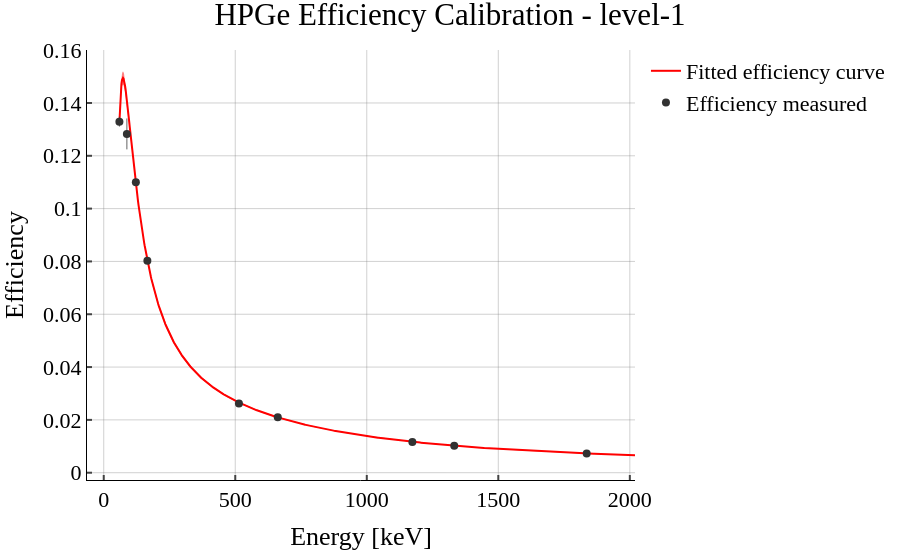
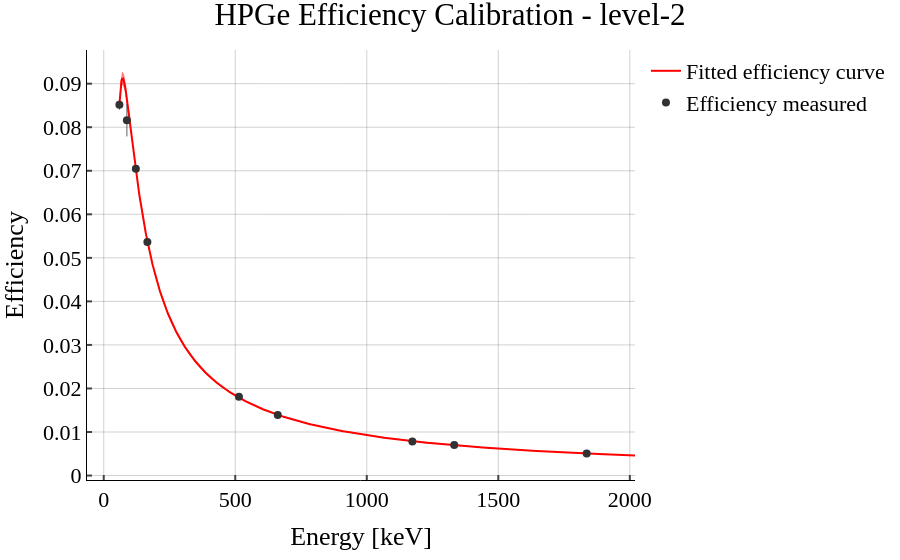
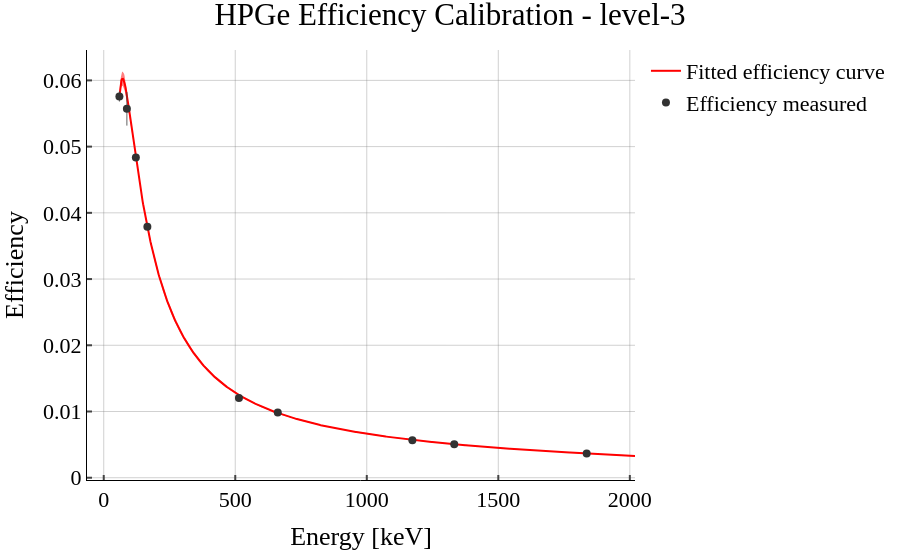
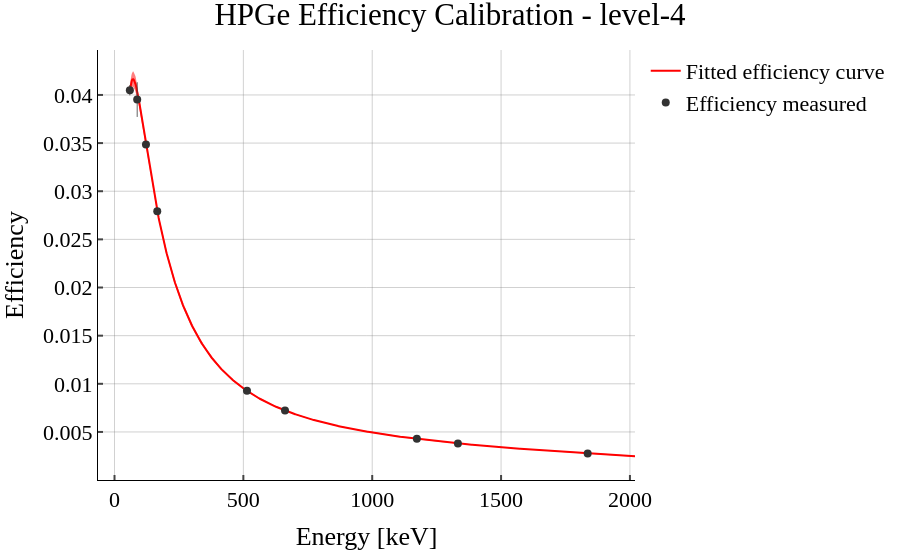

The notebook cell these images were saved under, in order:
### Code cell
perform_calibration(
    levels = [1,2,3, 4, 5, 6, 7, 8, 9, 10],
    calib_source_data=calib_source_data,
    with_aluminum_foil = False,
    detector_name = 'Akimov',
    raw_data_dir =    '../calibration_data/calib_2026/Akimov/default_Sept',
    out_dir_plots =   '../calibration_data/processed_data/calib_2026/Akimov/default_Sept',
    out_dir_results = '../calibration_data/processed_data/calib_2026/Akimov/default_Sept',
    save_plots = True,
    compare_to_old_calibration = False
)

### Figure 1 — Plotly figure (JSON) as saved in the notebook; plotly's stock layout.template omitted (floating-point values rounded to 4 significant figures; data arrays with more than 128 entries replaced by an {"elided": "..."} marker saying what was removed)
{"data": [{"error_x": {"color": "rgba(63, 63, 63, 0.81)", "thickness": 1, "width": 0}, "error_y": {"color": "rgba(63, 63, 63, 0.81)", "thickness": 1, "width": 0}, "fill": "toself", "fillcolor": "rgba(255,0,0,0.5)", "hoverinfo": "skip", "line": {"color": "rgba(255,255,255,0)"}, "name": "Fit uncertainty", "showlegend": false, "type": "scatter", "x": {"elided": "2000 float values"}, "y": {"elided": "2000 float values"}}, {"error_x": {"color": "rgba(63, 63, 63, 0.81)", "thickness": 1, "width": 0}, "error_y": {"color": "rgba(63, 63, 63, 0.81)", "thickness": 1, "width": 0}, "line": {"color": "rgba(255,0,0,1)"}, "mode": "lines", "name": "Fitted efficiency curve", "type": "scatter", "x": {"elided": "1000 float values"}, "y": {"elided": "1000 float values"}}, {"error_x": {"array": [0.0, 0.0, 0.0, 0.0, 0.0, 0.0, 0.0, 0.0, 0.0], "color": "rgba(63, 63, 63, 0.81)", "thickness": 1, "type": "data", "visible": true, "width": 0}, "error_y": {"array": [0.001866, 0.005861, 0.0008181, 0.0006718, 0.0005487, 0.0001988, 0.0001641, 0.000146, 7.992e-05], "color": "rgba(63, 63, 63, 0.81)", "thickness": 1, "type": "data", "visible": true, "width": 0}, "marker": {"color": "rgba(50,50,50,1)", "size": 8}, "mode": "markers", "name": "Efficiency measured", "type": "scatter", "x": [59.54, 88.03, 122.1, 165.9, 514.0, 661.7, 1173.0, 1332.0, 1836.0], "y": [0.1329, 0.1283, 0.11, 0.08021, 0.02621, 0.02102, 0.01167, 0.01022, 0.007273]}], "layout": {"paper_bgcolor": "rgba(0,0,0,0)", "plot_bgcolor": "rgba(0,0,0,0)", "title": {"text": "HPGe Efficiency Calibration - level-1"}, "xaxis": {"title": {"text": "Energy [keV]"}}, "yaxis": {"title": {"text": "Efficiency"}}}}

### Figure 2 — Plotly figure (JSON) as saved in the notebook; plotly's stock layout.template omitted (floating-point values rounded to 4 significant figures; data arrays with more than 128 entries replaced by an {"elided": "..."} marker saying what was removed)
{"data": [{"error_x": {"color": "rgba(63, 63, 63, 0.81)", "thickness": 1, "width": 0}, "error_y": {"color": "rgba(63, 63, 63, 0.81)", "thickness": 1, "width": 0}, "fill": "toself", "fillcolor": "rgba(255,0,0,0.5)", "hoverinfo": "skip", "line": {"color": "rgba(255,255,255,0)"}, "name": "Fit uncertainty", "showlegend": false, "type": "scatter", "x": {"elided": "2000 float values"}, "y": {"elided": "2000 float values"}}, {"error_x": {"color": "rgba(63, 63, 63, 0.81)", "thickness": 1, "width": 0}, "error_y": {"color": "rgba(63, 63, 63, 0.81)", "thickness": 1, "width": 0}, "line": {"color": "rgba(255,0,0,1)"}, "mode": "lines", "name": "Fitted efficiency curve", "type": "scatter", "x": {"elided": "1000 float values"}, "y": {"elided": "1000 float values"}}, {"error_x": {"array": [0.0, 0.0, 0.0, 0.0, 0.0, 0.0, 0.0, 0.0, 0.0], "color": "rgba(63, 63, 63, 0.81)", "thickness": 1, "type": "data", "visible": true, "width": 0}, "error_y": {"array": [0.001153, 0.00372, 0.0005452, 0.0004509, 0.0004021, 0.000126, 0.0001122, 9.903e-05, 5.546e-05], "color": "rgba(63, 63, 63, 0.81)", "thickness": 1, "type": "data", "visible": true, "width": 0}, "marker": {"color": "rgba(50,50,50,1)", "size": 8}, "mode": "markers", "name": "Efficiency measured", "type": "scatter", "x": [59.54, 88.03, 122.1, 165.9, 514.0, 661.7, 1173.0, 1332.0, 1836.0], "y": [0.08517, 0.0816, 0.07049, 0.05365, 0.01813, 0.01393, 0.007837, 0.007005, 0.005064]}], "layout": {"paper_bgcolor": "rgba(0,0,0,0)", "plot_bgcolor": "rgba(0,0,0,0)", "title": {"text": "HPGe Efficiency Calibration - level-2"}, "xaxis": {"title": {"text": "Energy [keV]"}}, "yaxis": {"title": {"text": "Efficiency"}}}}

### Figure 3 — Plotly figure (JSON) as saved in the notebook; plotly's stock layout.template omitted (floating-point values rounded to 4 significant figures; data arrays with more than 128 entries replaced by an {"elided": "..."} marker saying what was removed)
{"data": [{"error_x": {"color": "rgba(63, 63, 63, 0.81)", "thickness": 1, "width": 0}, "error_y": {"color": "rgba(63, 63, 63, 0.81)", "thickness": 1, "width": 0}, "fill": "toself", "fillcolor": "rgba(255,0,0,0.5)", "hoverinfo": "skip", "line": {"color": "rgba(255,255,255,0)"}, "name": "Fit uncertainty", "showlegend": false, "type": "scatter", "x": {"elided": "2000 float values"}, "y": {"elided": "2000 float values"}}, {"error_x": {"color": "rgba(63, 63, 63, 0.81)", "thickness": 1, "width": 0}, "error_y": {"color": "rgba(63, 63, 63, 0.81)", "thickness": 1, "width": 0}, "line": {"color": "rgba(255,0,0,1)"}, "mode": "lines", "name": "Fitted efficiency curve", "type": "scatter", "x": {"elided": "1000 float values"}, "y": {"elided": "1000 float values"}}, {"error_x": {"array": [0.0, 0.0, 0.0, 0.0, 0.0, 0.0, 0.0, 0.0, 0.0], "color": "rgba(63, 63, 63, 0.81)", "thickness": 1, "type": "data", "visible": true, "width": 0}, "error_y": {"array": [0.0007698, 0.002537, 0.0003603, 0.0003233, 0.0002844, 9.41e-05, 7.995e-05, 7.226e-05, 4.204e-05], "color": "rgba(63, 63, 63, 0.81)", "thickness": 1, "type": "data", "visible": true, "width": 0}, "marker": {"color": "rgba(50,50,50,1)", "size": 8}, "mode": "markers", "name": "Efficiency measured", "type": "scatter", "x": [59.54, 88.03, 122.1, 165.9, 514.0, 661.7, 1173.0, 1332.0, 1836.0], "y": [0.05758, 0.05571, 0.04834, 0.03788, 0.01204, 0.009853, 0.005673, 0.005073, 0.003658]}], "layout": {"paper_bgcolor": "rgba(0,0,0,0)", "plot_bgcolor": "rgba(0,0,0,0)", "title": {"text": "HPGe Efficiency Calibration - level-3"}, "xaxis": {"title": {"text": "Energy [keV]"}}, "yaxis": {"title": {"text": "Efficiency"}}}}

### Figure 4 — Plotly figure (JSON) as saved in the notebook; plotly's stock layout.template omitted (floating-point values rounded to 4 significant figures; data arrays with more than 128 entries replaced by an {"elided": "..."} marker saying what was removed)
{"data": [{"error_x": {"color": "rgba(63, 63, 63, 0.81)", "thickness": 1, "width": 0}, "error_y": {"color": "rgba(63, 63, 63, 0.81)", "thickness": 1, "width": 0}, "fill": "toself", "fillcolor": "rgba(255,0,0,0.5)", "hoverinfo": "skip", "line": {"color": "rgba(255,255,255,0)"}, "name": "Fit uncertainty", "showlegend": false, "type": "scatter", "x": {"elided": "2000 float values"}, "y": {"elided": "2000 float values"}}, {"error_x": {"color": "rgba(63, 63, 63, 0.81)", "thickness": 1, "width": 0}, "error_y": {"color": "rgba(63, 63, 63, 0.81)", "thickness": 1, "width": 0}, "line": {"color": "rgba(255,0,0,1)"}, "mode": "lines", "name": "Fitted efficiency curve", "type": "scatter", "x": {"elided": "1000 float values"}, "y": {"elided": "1000 float values"}}, {"error_x": {"array": [0.0, 0.0, 0.0, 0.0, 0.0, 0.0, 0.0, 0.0, 0.0], "color": "rgba(63, 63, 63, 0.81)", "thickness": 1, "type": "data", "visible": true, "width": 0}, "error_y": {"array": [0.0005394, 0.001803, 0.0002603, 0.0002498, 0.0001885, 6.207e-05, 6.08e-05, 5.352e-05, 2.925e-05], "color": "rgba(63, 63, 63, 0.81)", "thickness": 1, "type": "data", "visible": true, "width": 0}, "marker": {"color": "rgba(50,50,50,1)", "size": 8}, "mode": "markers", "name": "Efficiency measured", "type": "scatter", "x": [59.54, 88.03, 122.1, 165.9, 514.0, 661.7, 1173.0, 1332.0, 1836.0], "y": [0.04049, 0.03952, 0.03486, 0.02793, 0.009284, 0.007222, 0.004286, 0.003793, 0.002761]}], "layout": {"paper_bgcolor": "rgba(0,0,0,0)", "plot_bgcolor": "rgba(0,0,0,0)", "title": {"text": "HPGe Efficiency Calibration - level-4"}, "xaxis": {"title": {"text": "Energy [keV]"}}, "yaxis": {"title": {"text": "Efficiency"}}}}
